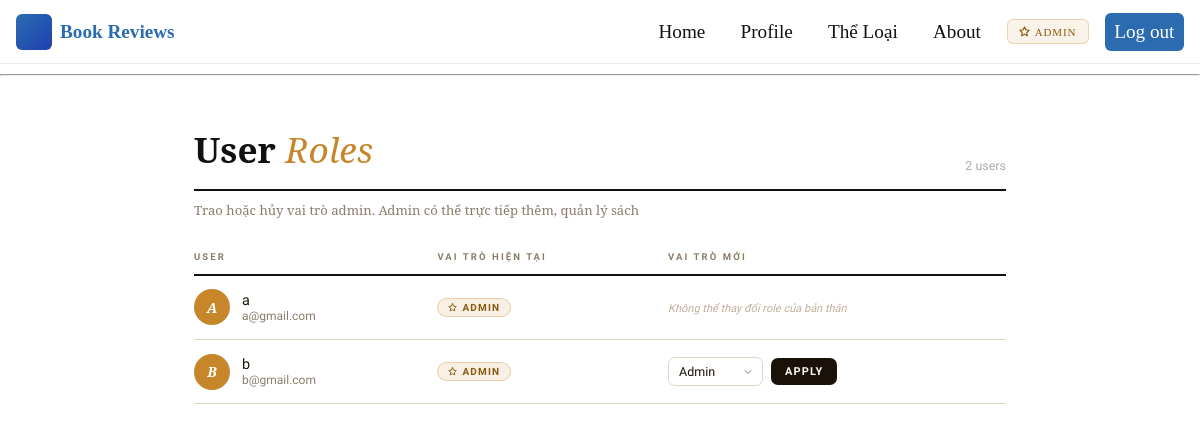
The app's page /admin/users (signed in) with its own data.
### app/models.py (models this page shows, shortened)
class User(UserMixin, db.Model):
    id: so.Mapped[int] = so.mapped_column(primary_key=True)
    username: so.Mapped[str] = so.mapped_column(sa.String(64), index=True, unique=True)
    email: so.Mapped[str] = so.mapped_column(sa.String(120), index=True, unique=True)
    password_hash: so.Mapped[Optional[str]] = so.mapped_column(sa.String(256))
    role: so.Mapped[str] = so.mapped_column(sa.String(16), nullable=False, default='customer')
    books: so.WriteOnlyMapped['Book'] = so.relationship(back_populates='added_by_user')  # FIXED
    reviews: so.WriteOnlyMapped['Review'] = so.relationship(back_populates='author')
    @property
    def is_admin(self):
        return self.role == 'admin'
    @property
    def is_customer(self):
        return self.role == 'customer'

### app/routes.py (the view)
@app.route('/admin/users')
@admin_required
def admin_users():
    users = db.session.scalars(sa.select(User).order_by(User.username)).all()
    return render_template('admin_users.html', title='Manage Users', users=users)

### app/models.py (called while the page is built)
@login.user_loader
def load_user(id):
    return db.session.get(User, int(id))

### app/routes.py (called while the page is built)
def admin_required(f):
    @wraps(f)
    def decorated(*args, **kwargs):
        if not current_user.is_authenticated:
            return redirect(url_for('login'))
        if not current_user.is_admin:
            abort(403)
        return f(*args, **kwargs)
    return decorated

### app/templates/admin_users.html (shortened to what this page needs)
{% extends "base.html" %}
{% block content %}
<div class="admin-wrap">
  <div class="admin-header">
    <h1>User <em>Roles</em></h1>
    <span style="font-family: var(--sans); font-size:0.78rem; color:#aaa;">
      {{ users|length }} user{{ 's' if users|length != 1 else '' }}
    </span>
  </div>
  <p class="admin-subtitle">Trao hoặc hủy vai trò admin. Admin có thể trực tiếp thêm, quản lý sách</p>
  {% if users %}
  <table class="users-table">
    <thead>
      <tr>
        <th>User</th>
        <th>Vai trò hiện tại</th>
        <th>Vai trò mới</th>
      </tr>
    </thead>
    <tbody>
      {% for user in users %}
      <tr>
        <td>
          <div class="user-cell">
            <div class="avatar {% if user.is_admin %}admin-av{% endif %}">
              {{ user.username[0].upper() }}
            </div>
            <div>
              <div class="user-name">{{ user.username }}</div>
              <div class="user-email">{{ user.email }}</div>
            </div>
          </div>
        </td>
        <td>
          {% if user.is_admin %}
            <span class="role-badge role-admin">
              <svg width="9" height="9" viewBox="0 0 24 24" fill="none" stroke="currentColor" stroke-width="2.5" stroke-linecap="round" stroke-linejoin="round"><path d="M12 2l3.09 6.26L22 9.27l-5 4.87 1.18 6.88L12 17.77l-6.18 3.25L7 14.14 2 9.27l6.91-1.01L12 2z"/></svg>
              Admin
            </span>
          {% else %}
            <span class="role-badge role-customer">
              <svg width="9" height="9" viewBox="0 0 24 24" fill="none" stroke="currentColor" stroke-width="2" stroke-linecap="round" stroke-linejoin="round"><circle cx="12" cy="8" r="4"/><path d="M4 20c0-3.866 3.582-7 8-7s8 3.134 8 7"/></svg>
              Customer
            </span>
          {% endif %}
        </td>
        <td>
          {% if user.id == current_user.id %}
            <span class="self-note">Không thể thay đổi role của bản thân</span>
          {% else %}
            <form class="role-form" action="{{ url_for('admin_set_role', user_id=user.id) }}" method="post">
              <select class="role-select" name="role" aria-label="Select role for {{ user.username }}">
                <option value="admin"    {% if user.is_admin    %}selected{% endif %}>Admin</option>
              </select>
              <button type="submit" class="btn-apply">
                <span>Apply</span>
              </button>
            </form>
          {% endif %}
        </td>
      </tr>
      {% endfor %}
    </tbody>
  </table>
  {% else %}
    <div class="empty-state">No users registered yet.</div>
  {% endif %}
</div>
{% endblock %}

### app/templates/base.html (shortened to what this page needs)
<!doctype html>
<html lang="en">
	<head>
	</head>
	<body>
		<header class="navbar" role="banner">
			<a href="/index" class="brand" aria-label="Book Reviews home">
				<span class="logo" aria-hidden="true"></span>
				<span>Book Reviews</span>
			</a>
			<nav role="navigation" aria-label="Primary" class="">
				<div id="primary-navigation" class="nav-links">
					<a href="{{ url_for('index') }}" class="nav_but">Home</a>
					<a href="{{ url_for('user', username = current_user.username) }}" class="nav_but">Profile</a>
					<div class="dropdown">
						<a href="#categories" class="dropdown-toggle" role="button" aria-haspopup="true" aria-expanded="false">Thể Loại</a>
					</div>
					<a href="#about" class="nav_but">About</a>
					{% if current_user.is_authenticated and current_user.is_admin %}
					<a href="{{ url_for('admin_users') }}" class="nav-admin">
						<svg width="11" height="11" viewBox="0 0 24 24" fill="none" stroke="currentColor" stroke-width="2.5" stroke-linecap="round" stroke-linejoin="round"><path d="M12 2l3.09 6.26L22 9.27l-5 4.87 1.18 6.88L12 17.77l-6.18 3.25L7 14.14 2 9.27l6.91-1.01L12 2z"/></svg>
						Admin
					</a>
					{% endif %}
					{% if current_user.is_anonymous %}
					<a href="{{ url_for('login') }}" class="cta" style="color:white;">Log in</a>
					{% else %}
					<a href="{{ url_for('logout') }}" class="cta" style="color:white;">Log out</a>
					{% endif %}
				</div>
			</nav>
		</header>
		<hr>
		<main>
			{% block content %}{% endblock %}
		</main>
	</body>
</html>

### app/templates/base.html (style rules this page uses)
:root { --bg:#ffffff; --accent:#2b6cb0; --muted:#6b7280; --nav-height:64px; }
* { box-sizing:border-box }
body { margin:0;font-family:'Times New Roman', Times, serif;color:#111;background:var(--bg); font-size: 1.2rem; }
.navbar { display:flex;align-items:center;justify-content:space-between;height:var(--nav-height);padding:0 1rem;border-bottom:1px solid #e6e9ee }
.brand { display:flex;align-items:center;gap:0.5rem;font-weight:700;color:var(--accent);text-decoration:none }
.brand .logo { width:36px;height:36px;border-radius:6px;background:linear-gradient(135deg,var(--accent),#1e40af);display:inline-block }
.nav-links { display:flex;gap:1rem;align-items:center }
.nav-links a { color:#111;text-decoration:none;padding:0.5rem 0.6rem;border-radius:6px;font-weight:500 }
.cta { background:var(--accent);color:#fff;padding:0.45rem 0.75rem;border-radius:6px }
.dropdown { position:relative }
.dropdown-toggle { color:#111;text-decoration:none;padding:0.5rem 0.6rem;border-radius:6px;font-weight:500;display:inline-block }
.nav-admin { font-size: 11px; font-weight: 600; letter-spacing: 0.08em; text-transform: uppercase; color: #8a5a10 !important; background: rgba(200,134,42,0.10); border: 1px solid rgba(200,134,42,0.3); border-radius: 6px; padding: 0.35rem 0.7rem !important; display: inline-flex; align-items: center; gap: 5px; transition: background 0.2s, border-color 0.2s; }
main { padding:0 }
h1 { margin:0 0 0.5rem 0 }

### app/templates/admin_users.html (style rules this page uses)
:root { --gold: #c8862a; --gold-dim: #8a6020; --folio-bg: #faf6ee; --folio-border: #e0d5c0; --folio-text: #1a1209; --folio-muted: #8a7d6a; --serif: 'Noto Serif', Georgia, serif; --sans: 'Be Vietnam Pro', system-ui, sans-serif; }
.admin-wrap { max-width: 860px; margin: 0 auto; padding: 2.5rem 1.5rem 5rem; font-family: var(--sans); }
.admin-header { display: flex; align-items: flex-end; justify-content: space-between; padding-bottom: 1rem; border-bottom: 2px solid #111; margin-bottom: 0.6rem; flex-wrap: wrap; gap: 1rem; }
.admin-header h1 { font-family: 'Noto Serif', serif; font-size: 2.2rem; font-weight: 600; margin: 0; color: #111; }
.admin-header h1 em { font-style: italic; color: var(--gold); font-weight: 400; }
.admin-subtitle { font-size: 0.82rem; color: var(--folio-muted); margin: 0 0 2rem; font-family: 'Noto Serif', serif; }
.users-table { width: 100%; border-collapse: collapse; }
.users-table thead tr { border-bottom: 2px solid #111; }
.users-table th { font-family: var(--sans); font-size: 9.5px; font-weight: 600; letter-spacing: 0.22em; text-transform: uppercase; color: var(--folio-muted); padding: 0 0.75rem 0.75rem; text-align: left; }
.users-table th:first-child { padding-left: 0; }
.users-table tbody tr { border-bottom: 1px solid var(--folio-border); transition: background 0.15s; }
.users-table td { padding: 0.85rem 0.75rem; vertical-align: middle; font-size: 0.875rem; color: var(--folio-text); }
.users-table td:first-child { padding-left: 0; }
.user-cell { display: flex; align-items: center; gap: 12px; }
.avatar { width: 36px; height: 36px; border-radius: 50%; background: #1a1209; color: #faf6ee; display: flex; align-items: center; justify-content: center; font-family: var(--serif); font-size: 14px; font-style: italic; font-weight: 600; flex-shrink: 0; }
.avatar.admin-av { background: var(--gold); color: #fff; }
.user-name { font-weight: 500; color: var(--folio-text); font-size: 0.9rem; }
.user-email { font-size: 0.75rem; color: var(--folio-muted); }
.role-badge { display: inline-flex; align-items: center; gap: 5px; padding: 3px 10px; border-radius: 999px; font-size: 10px; font-weight: 600; letter-spacing: 0.12em; text-transform: uppercase; }
.role-admin { background: rgba(200,134,42,0.12); color: #8a5a10; border: 1px solid rgba(200,134,42,0.3); }
.role-form { display: flex; align-items: center; gap: 8px; }
.role-select { font-family: var(--sans); font-size: 12.5px; padding: 6px 28px 6px 10px; border: 1px solid var(--folio-border); border-radius: 7px; background: #fff; color: var(--folio-text); cursor: pointer; appearance: none; background-repeat: no-repeat; background-position: right 8px center; transition: border-color 0.2s; }
.btn-apply { font-family: var(--sans); font-size: 11px; font-weight: 600; letter-spacing: 0.1em; text-transform: uppercase; padding: 7px 14px; background: var(--folio-text); color: var(--folio-bg); border: none; border-radius: 7px; cursor: pointer; transition: background 0.2s, transform 0.1s; }
.self-note { font-size: 11px; color: #c0b09a; font-style: italic; }

### records on screen
User: username "A", username "a", email "a@gmail.com", role "admin" (drawn), shows "Không thể thay đổi role của bản thân"
User: username "B", username "b", email "b@gmail.com", shows "ADMIN", role "Admin"

### other values on screen
{{ users|length }} "2"
{{ 's' if users|length != 1 else '' }} "s"
